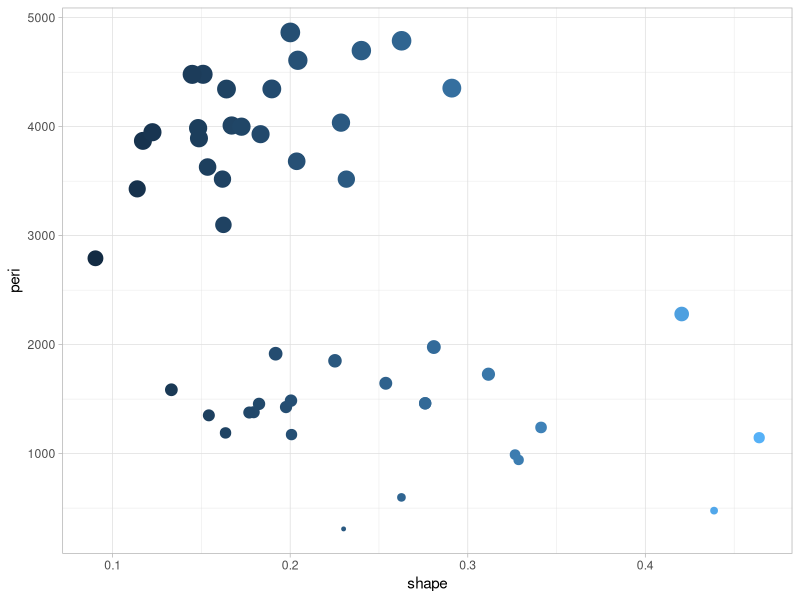

The R source for this figure:
## ---- chunk 1
kableExtra::kable(head(rock))
## ---- chunk 2
library(ggplot2)
ggplot(rock, 
       aes(y=peri,x=shape, color =shape, size = peri)) + geom_point() + 
  theme_light() + theme(legend.position = "none") 
## ---- chunk 3

## ---- chunk 4
#| echo: true
#| eval: true
#| comment: "!!!"
1 + 1
## ---- chunk 5
#| echo: false
2 * 2
